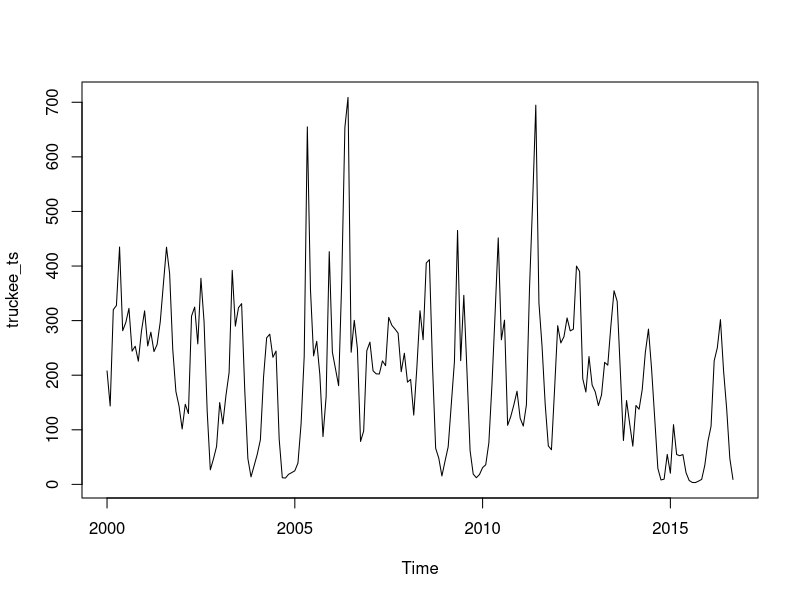
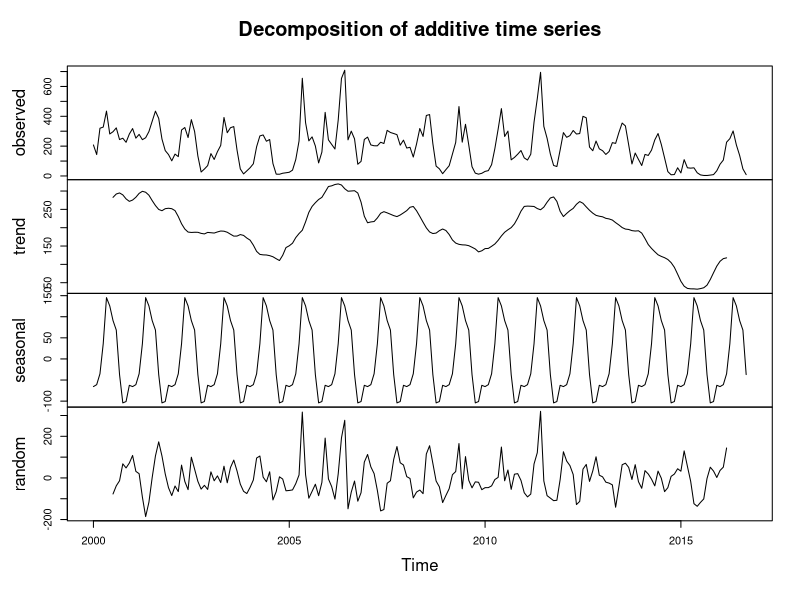
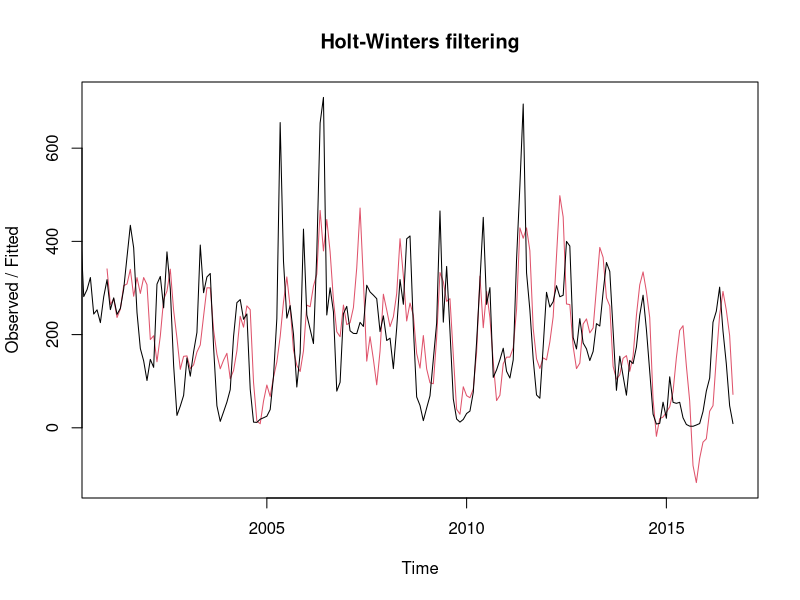

These charts were generated, in order, by the following R code: (Note: this script raises an error after producing the figures.)
## ---- chunk 1
knitr::opts_chunk$set(echo = TRUE)
## ---- chunk 2

#install.packages("tseries")
#install.packages("forecast")
library(tidyverse)
#library(forecast)
library(tseries)

truckee <- read_csv("truckee_flow_clean.csv")

View(truckee)

## ---- chunk 3

truckee_ts <- ts(truckee$`Monthly Mean Value`, frequency = 12, start = c(2000,1))

truckee_ts

plot(truckee_ts)

## ---- chunk 4

truckee_dc <- decompose(truckee_ts)
plot(truckee_dc)

## ---- chunk 5

truckee_hw <- HoltWinters(truckee_ts)
truckee_hw
plot(truckee_hw)

truckee_forecast <- forecast(truckee_hw, h = 5)
plot(truckee_forecast)

